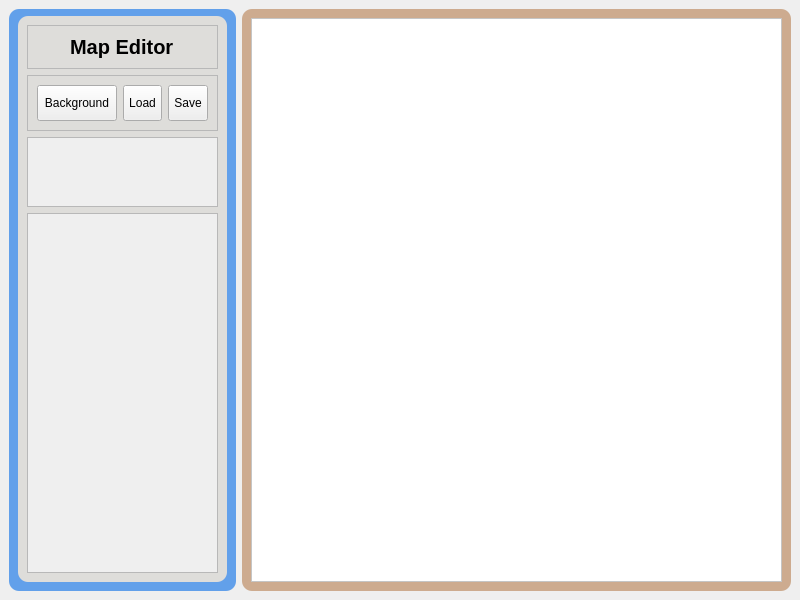
<?xml version="1.0" encoding="UTF-8"?>
<ui version="4.0">
 <class>MapEditor</class>
 <widget class="QMainWindow" name="MapEditor">
  <property name="geometry">
   <rect>
    <x>0</x>
    <y>0</y>
    <width>800</width>
    <height>600</height>
   </rect>
  </property>
  <property name="windowTitle">
   <string>MainWindow</string>
  </property>
  <property name="styleSheet">
   <string notr="true"/>
  </property>
  <widget class="QWidget" name="centralwidget">
   <layout class="QHBoxLayout" name="horizontalLayout_3">
    <item>
     <widget class="QWidget" name="leftMenu" native="true">
      <property name="enabled">
       <bool>true</bool>
      </property>
      <property name="sizePolicy">
       <sizepolicy hsizetype="Minimum" vsizetype="Minimum">
        <horstretch>0</horstretch>
        <verstretch>0</verstretch>
       </sizepolicy>
      </property>
      <property name="maximumSize">
       <size>
        <width>388</width>
        <height>16777215</height>
       </size>
      </property>
      <property name="layoutDirection">
       <enum>Qt::RightToLeft</enum>
      </property>
      <property name="autoFillBackground">
       <bool>false</bool>
      </property>
      <property name="styleSheet">
       <string notr="true">#leftMenu{
	background-color: rgb(98, 160, 234);
	border-radius: 10px;
}
</string>
      </property>
      <layout class="QVBoxLayout" name="verticalLayout_2">
       <property name="topMargin">
        <number>7</number>
       </property>
       <item>
        <widget class="QFrame" name="leftFrame">
         <property name="sizePolicy">
          <sizepolicy hsizetype="Fixed" vsizetype="Expanding">
           <horstretch>0</horstretch>
           <verstretch>0</verstretch>
          </sizepolicy>
         </property>
         <property name="styleSheet">
          <string notr="true">#leftFrame{
	background-color: rgb(222, 221, 218);
	border-radius: 10px;
}</string>
         </property>
         <property name="frameShape">
          <enum>QFrame::StyledPanel</enum>
         </property>
         <property name="frameShadow">
          <enum>QFrame::Raised</enum>
         </property>
         <layout class="QVBoxLayout" name="verticalLayout">
          <item>
           <widget class="QFrame" name="programNameFrame">
            <property name="sizePolicy">
             <sizepolicy hsizetype="Minimum" vsizetype="Fixed">
              <horstretch>0</horstretch>
              <verstretch>0</verstretch>
             </sizepolicy>
            </property>
            <property name="font">
             <font>
              <weight>50</weight>
              <bold>false</bold>
             </font>
            </property>
            <property name="styleSheet">
             <string notr="true"/>
            </property>
            <property name="frameShape">
             <enum>QFrame::StyledPanel</enum>
            </property>
            <property name="frameShadow">
             <enum>QFrame::Raised</enum>
            </property>
            <layout class="QHBoxLayout" name="horizontalLayout_2">
             <item alignment="Qt::AlignHCenter|Qt::AlignTop">
              <widget class="QLabel" name="name">
               <property name="font">
                <font>
                 <pointsize>15</pointsize>
                 <weight>75</weight>
                 <italic>false</italic>
                 <bold>true</bold>
                 <underline>false</underline>
                 <strikeout>false</strikeout>
                </font>
               </property>
               <property name="text">
                <string>Map Editor</string>
               </property>
               <property name="textFormat">
                <enum>Qt::MarkdownText</enum>
               </property>
              </widget>
             </item>
            </layout>
           </widget>
          </item>
          <item>
           <widget class="QFrame" name="buttonsFrame">
            <property name="enabled">
             <bool>true</bool>
            </property>
            <property name="sizePolicy">
             <sizepolicy hsizetype="Fixed" vsizetype="Fixed">
              <horstretch>0</horstretch>
              <verstretch>0</verstretch>
             </sizepolicy>
            </property>
            <property name="minimumSize">
             <size>
              <width>0</width>
              <height>56</height>
             </size>
            </property>
            <property name="cursor">
             <cursorShape>PointingHandCursor</cursorShape>
            </property>
            <property name="layoutDirection">
             <enum>Qt::RightToLeft</enum>
            </property>
            <property name="styleSheet">
             <string notr="true">#SaveButton{
	padding: 5px;
}
#ExitButton{
	padding: 5px;
}
#LoadButton{
	padding: 5px;
}</string>
            </property>
            <property name="frameShape">
             <enum>QFrame::StyledPanel</enum>
            </property>
            <property name="frameShadow">
             <enum>QFrame::Raised</enum>
            </property>
            <layout class="QHBoxLayout" name="horizontalLayout_5">
             <item>
              <widget class="QPushButton" name="SaveButton">
               <property name="sizePolicy">
                <sizepolicy hsizetype="Minimum" vsizetype="Minimum">
                 <horstretch>0</horstretch>
                 <verstretch>0</verstretch>
                </sizepolicy>
               </property>
               <property name="cursor">
                <cursorShape>PointingHandCursor</cursorShape>
               </property>
               <property name="text">
                <string>Save</string>
               </property>
               <property name="icon">
                <iconset resource="resources/resources.qrc">
                 <normaloff>:/icons/icons/save.svg</normaloff>:/icons/icons/save.svg</iconset>
               </property>
               <property name="iconSize">
                <size>
                 <width>24</width>
                 <height>24</height>
                </size>
               </property>
              </widget>
             </item>
             <item>
              <widget class="QPushButton" name="LoadButton">
               <property name="enabled">
                <bool>true</bool>
               </property>
               <property name="sizePolicy">
                <sizepolicy hsizetype="Minimum" vsizetype="Minimum">
                 <horstretch>0</horstretch>
                 <verstretch>0</verstretch>
                </sizepolicy>
               </property>
               <property name="cursor">
                <cursorShape>PointingHandCursor</cursorShape>
               </property>
               <property name="autoFillBackground">
                <bool>false</bool>
               </property>
               <property name="styleSheet">
                <string notr="true"/>
               </property>
               <property name="text">
                <string>Load</string>
               </property>
               <property name="icon">
                <iconset resource="resources/resources.qrc">
                 <normaloff>:/icons/icons/upload.svg</normaloff>:/icons/icons/upload.svg</iconset>
               </property>
               <property name="iconSize">
                <size>
                 <width>24</width>
                 <height>24</height>
                </size>
               </property>
               <property name="autoDefault">
                <bool>false</bool>
               </property>
               <property name="default">
                <bool>false</bool>
               </property>
              </widget>
             </item>
             <item>
              <widget class="QPushButton" name="LoadBackgroundButton">
               <property name="sizePolicy">
                <sizepolicy hsizetype="Minimum" vsizetype="Minimum">
                 <horstretch>0</horstretch>
                 <verstretch>0</verstretch>
                </sizepolicy>
               </property>
               <property name="cursor">
                <cursorShape>PointingHandCursor</cursorShape>
               </property>
               <property name="styleSheet">
                <string notr="true"/>
               </property>
               <property name="text">
                <string>Background</string>
               </property>
               <property name="icon">
                <iconset resource="resources/resources.qrc">
                 <normaloff>:/icons/icons/edit-2.svg</normaloff>:/icons/icons/edit-2.svg</iconset>
               </property>
               <property name="iconSize">
                <size>
                 <width>24</width>
                 <height>24</height>
                </size>
               </property>
              </widget>
             </item>
            </layout>
           </widget>
          </item>
          <item alignment="Qt::AlignTop">
           <widget class="QScrollArea" name="scrollArea_3">
            <property name="cursor" stdset="0">
             <cursorShape>OpenHandCursor</cursorShape>
            </property>
            <property name="layoutDirection">
             <enum>Qt::LeftToRight</enum>
            </property>
            <property name="styleSheet">
             <string notr="true">border-image: url(:/prefijoNuevo/hud_slot.bmp);</string>
            </property>
            <property name="widgetResizable">
             <bool>true</bool>
            </property>
            <widget class="QWidget" name="scrollAreaWidgetContents_3">
             <property name="geometry">
              <rect>
               <x>0</x>
               <y>0</y>
               <width>294</width>
               <height>68</height>
              </rect>
             </property>
             <layout class="QHBoxLayout" name="horizontalLayout_6">
              <item>
               <widget class="QLabel" name="weaponsheet">
                <property name="text">
                 <string/>
                </property>
               </widget>
              </item>
             </layout>
            </widget>
           </widget>
          </item>
          <item>
           <widget class="QScrollArea" name="scrollArea_2">
            <property name="cursor" stdset="0">
             <cursorShape>OpenHandCursor</cursorShape>
            </property>
            <property name="styleSheet">
             <string notr="true">border-image: url(:/prefijoNuevo/cs2d.bmp);</string>
            </property>
            <property name="widgetResizable">
             <bool>true</bool>
            </property>
            <widget class="QWidget" name="scrollAreaWidgetContents_2">
             <property name="geometry">
              <rect>
               <x>0</x>
               <y>0</y>
               <width>294</width>
               <height>361</height>
              </rect>
             </property>
             <layout class="QHBoxLayout" name="horizontalLayout_4">
              <item>
               <widget class="QLabel" name="tylesheet">
                <property name="minimumSize">
                 <size>
                  <width>0</width>
                  <height>104</height>
                 </size>
                </property>
                <property name="cursor">
                 <cursorShape>ArrowCursor</cursorShape>
                </property>
                <property name="mouseTracking">
                 <bool>true</bool>
                </property>
                <property name="acceptDrops">
                 <bool>false</bool>
                </property>
                <property name="layoutDirection">
                 <enum>Qt::LeftToRight</enum>
                </property>
                <property name="autoFillBackground">
                 <bool>false</bool>
                </property>
                <property name="styleSheet">
                 <string notr="true"/>
                </property>
                <property name="text">
                 <string/>
                </property>
                <property name="pixmap">
                 <pixmap>:/tiles/assets/gfx/tiles/embrador.bmp</pixmap>
                </property>
                <property name="scaledContents">
                 <bool>false</bool>
                </property>
                <property name="alignment">
                 <set>Qt::AlignCenter</set>
                </property>
                <property name="wordWrap">
                 <bool>false</bool>
                </property>
               </widget>
              </item>
             </layout>
            </widget>
           </widget>
          </item>
         </layout>
        </widget>
       </item>
      </layout>
     </widget>
    </item>
    <item>
     <widget class="QWidget" name="mainBody" native="true">
      <property name="styleSheet">
       <string notr="true">#mainBody{
	border-radius: 10px;
	background-color: rgb(205, 171, 143);
}</string>
      </property>
      <layout class="QVBoxLayout" name="verticalLayout_4">
       <item>
        <widget class="QScrollArea" name="scrollArea">
         <property name="cursor" stdset="0">
          <cursorShape>ArrowCursor</cursorShape>
         </property>
         <property name="styleSheet">
          <string notr="true">background-color: rgb(255, 255, 255);</string>
         </property>
         <property name="verticalScrollBarPolicy">
          <enum>Qt::ScrollBarAsNeeded</enum>
         </property>
         <property name="widgetResizable">
          <bool>true</bool>
         </property>
         <property name="alignment">
          <set>Qt::AlignCenter</set>
         </property>
         <widget class="QWidget" name="scrollAreaWidgetContents">
          <property name="geometry">
           <rect>
            <x>0</x>
            <y>0</y>
            <width>426</width>
            <height>562</height>
           </rect>
          </property>
          <layout class="QHBoxLayout" name="horizontalLayout">
           <item>
            <widget class="QWidget" name="mapContainer" native="true">
             <property name="cursor">
              <cursorShape>ArrowCursor</cursorShape>
             </property>
             <property name="acceptDrops">
              <bool>true</bool>
             </property>
             <property name="styleSheet">
              <string notr="true">background-color: rgb(255, 255, 255);</string>
             </property>
            </widget>
           </item>
          </layout>
         </widget>
        </widget>
       </item>
      </layout>
     </widget>
    </item>
   </layout>
  </widget>
 </widget>
 <resources>
  <include location="resources/resources.qrc"/>
 </resources>
 <connections/>
</ui>
